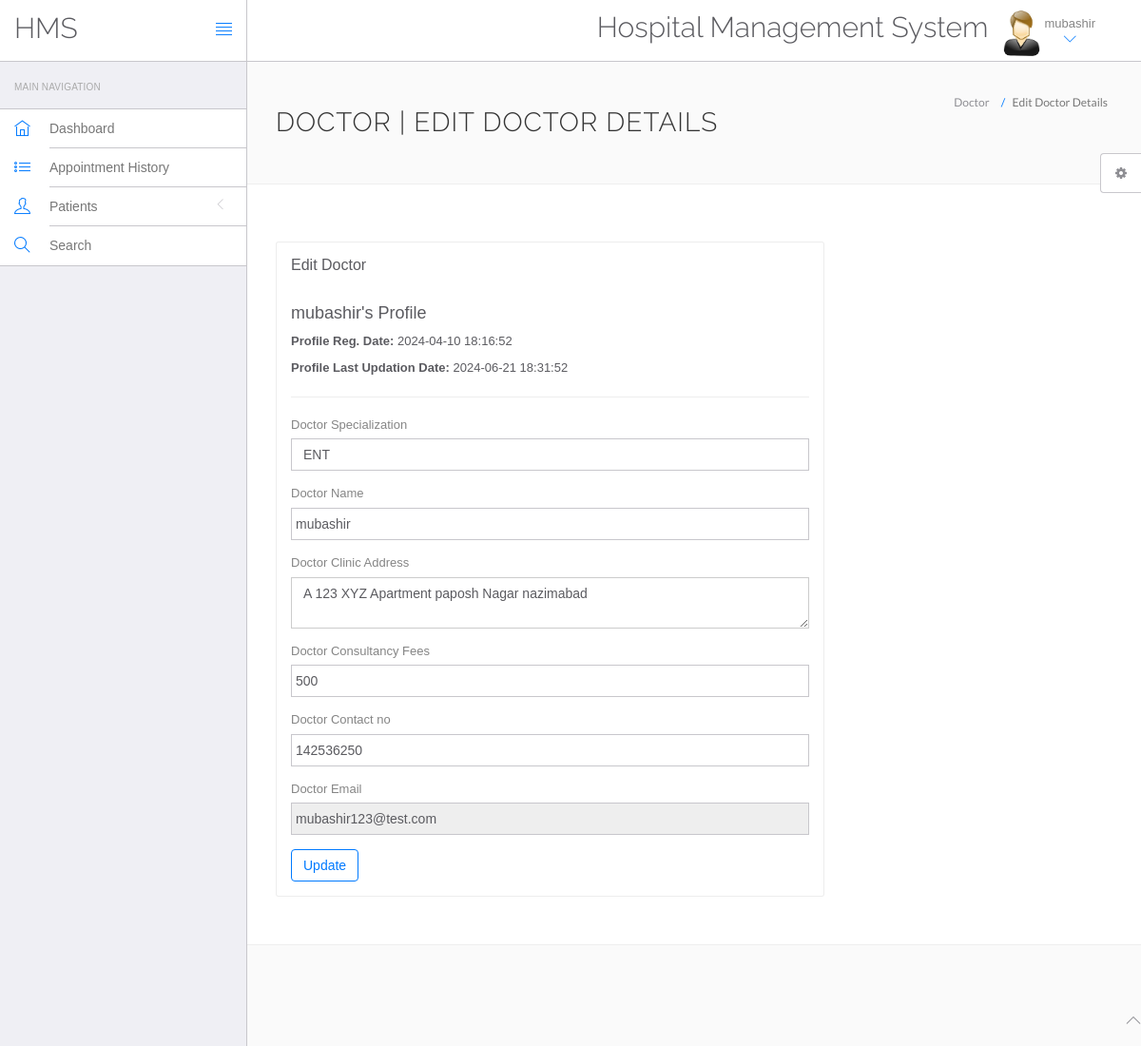
Screenshot of /hospital/hms/doctor/edit-profile.php (signed in) with the database file from the repository.
### tables this page shows
CREATE TABLE `doctors` (
  `id` int(11) NOT NULL,
  `specilization` varchar(255) DEFAULT NULL,
  `doctorName` varchar(255) DEFAULT NULL,
  `address` longtext DEFAULT NULL,
  `docFees` varchar(255) DEFAULT NULL,
  `contactno` bigint(11) DEFAULT NULL,
  `docEmail` varchar(255) DEFAULT NULL,
  `password` varchar(255) DEFAULT NULL,
  `creationDate` timestamp NULL DEFAULT current_timestamp(),
  `updationDate` timestamp NULL DEFAULT NULL ON UPDATE current_timestamp()
);

### hospital/hms/doctor/edit-profile.php (the view, shortened to what this page needs)
<?php
include('include/config.php');
if(strlen($_SESSION['id']==0)) {
 header('location:logout.php');
  } else{
?>
<!DOCTYPE html>
<html lang="en">
	<head>
		<link rel="stylesheet" href="vendor/bootstrap/css/bootstrap.min.css">
		<link rel="stylesheet" href="vendor/fontawesome/css/font-awesome.min.css">
		<link rel="stylesheet" href="vendor/themify-icons/themify-icons.min.css">
		<link href="vendor/animate.css/animate.min.css" rel="stylesheet" media="screen">
		<link href="vendor/perfect-scrollbar/perfect-scrollbar.min.css" rel="stylesheet" media="screen">
		<link href="vendor/switchery/switchery.min.css" rel="stylesheet" media="screen">
		<link href="vendor/bootstrap-touchspin/jquery.bootstrap-touchspin.min.css" rel="stylesheet" media="screen">
		<link href="vendor/select2/select2.min.css" rel="stylesheet" media="screen">
		<link href="vendor/bootstrap-datepicker/bootstrap-datepicker3.standalone.min.css" rel="stylesheet" media="screen">
		<link href="vendor/bootstrap-timepicker/bootstrap-timepicker.min.css" rel="stylesheet" media="screen">
		<link rel="stylesheet" href="assets/css/styles.css">
		<link rel="stylesheet" href="assets/css/plugins.css">
		<link rel="stylesheet" href="assets/css/themes/theme-1.css" id="skin_color" />
	</head>
	<body>
		<div id="app">
<?php include('include/sidebar.php');?>
			<div class="app-content">
				<?php include('include/header.php');?>
				<div class="main-content" >
					<div class="wrap-content container" id="container">
						<section id="page-title">
							<div class="row">
								<div class="col-sm-8">
									<h1 class="mainTitle">Doctor | Edit Doctor Details</h1>
																	</div>
								<ol class="breadcrumb">
									<li>
										<span>Doctor</span>
									</li>
									<li class="active">
										<span>Edit Doctor Details</span>
									</li>
								</ol>
							</div>
						</section>
						<div class="container-fluid container-fullw bg-white">
							<div class="row">
								<div class="col-md-12">
									<div class="row margin-top-30">
										<div class="col-lg-8 col-md-12">
											<div class="panel panel-white">
												<div class="panel-heading">
													<h5 class="panel-title">Edit Doctor</h5>
												</div>
												<div class="panel-body">
									<?php
$did=$_SESSION['dlogin'];
$sql=mysqli_query($con,"select * from doctors where docEmail='$did'");
while($data=mysqli_fetch_array($sql))
{
?>
<h4><?php echo htmlentities($data['doctorName']);?>'s Profile</h4>
<p><b>Profile Reg. Date: </b><?php echo htmlentities($data['creationDate']);?></p>
<?php if($data['updationDate']){?>
<p><b>Profile Last Updation Date: </b><?php echo htmlentities($data['updationDate']);?></p>
<?php } ?>
<hr />
													<form role="form" name="adddoc" method="post" onSubmit="return valid();">
														<div class="form-group">
															<label for="DoctorSpecialization">
																Doctor Specialization
															</label>
							<select name="Doctorspecialization" class="form-control" required="required">
					<option value="<?php echo htmlentities($data['specilization']);?>">
					<?php echo htmlentities($data['specilization']);?></option>
															</select>
														</div>
<div class="form-group">
															<label for="doctorname">
																 Doctor Name
															</label>
	<input type="text" name="docname" class="form-control" value="<?php echo htmlentities($data['doctorName']);?>" >
														</div>
<div class="form-group">
															<label for="address">
																 Doctor Clinic Address
															</label>
					<textarea name="clinicaddress" class="form-control"><?php echo htmlentities($data['address']);?></textarea>
														</div>
<div class="form-group">
															<label for="fess">
																 Doctor Consultancy Fees
															</label>
		<input type="text" name="docfees" class="form-control" required="required"  value="<?php echo htmlentities($data['docFees']);?>" >
														</div>
<div class="form-group">
									<label for="fess">
																 Doctor Contact no
															</label>
					<input type="text" name="doccontact" class="form-control" required="required"  value="<?php echo htmlentities($data['contactno']);?>">
														</div>
<div class="form-group">
									<label for="fess">
																 Doctor Email
															</label>
					<input type="email" name="docemail" class="form-control"  readonly="readonly"  value="<?php echo htmlentities($data['docEmail']);?>">
														</div>
														<?php } ?>
														<button type="submit" name="submit" class="btn btn-o btn-primary">
															Update
														</button>
													</form>
												</div>
											</div>
										</div>
											</div>
										</div>
								</div>
					</div>
				</div>
			</div>
	<?php include('include/footer.php');?>
	<?php include('include/setting.php');?>
		</div>
	</body>
</html>
<?php } ?>

### hospital/hms/doctor/include/header.php (shortened to what this page needs)
<header class="navbar navbar-default navbar-static-top">
					<div class="navbar-header">
						<a class="navbar-brand" href="#">
							<h2 style="padding-top:20% ">HMS</h2>
						</a>
						<a href="#" class="sidebar-toggler pull-right visible-md visible-lg" data-toggle-class="app-sidebar-closed" data-toggle-target="#app">
							<i class="ti-align-justify"></i>
						</a>
					</div>
					<div class="navbar-collapse collapse">
						<ul class="nav navbar-right">
								<li  style="padding-top:2% ">
								<h2>Hospital Management System</h2>
							</li>
							<li class="dropdown current-user">
								<a href class="dropdown-toggle" data-toggle="dropdown">
									<img src="assets/images/images.jpg" > <span class="username">
									<?php $query=mysqli_query($con,"select doctorName from doctors where id='".$_SESSION['id']."'");
while($row=mysqli_fetch_array($query))
{
	echo $row['doctorName'];
}
									?> <i class="ti-angle-down"></i></i></span>
								</a>
							</li>
						</ul>
					</div>
				</header>

### hospital/hms/doctor/assets/css/themes/theme-1.css (style rules this page uses)
body { background: #FAFAFA; }
header .navbar-header { background: #ffffff !important; border-right-color: #c8c7cc !important; border-bottom-color: #c8c7cc !important; }
header .navbar-header .sidebar-toggler, header .navbar-header .sidebar-mobile-toggler { color: #007aff !important; }
header .navbar-header .navbar-brand { color: #777 !important; }
header .navbar-collapse { background: #ffffff !important; border-bottom-color: #c8c7cc !important; box-shadow: none !important; }
header .navbar-collapse .navbar-right > li > a { color: #777; }
header .navbar-collapse .navbar-right > li > a i { color: #007aff !important; }

### rows the page displays
doctors: doctorName "mubashir", creationDate "2024-04-10 18:16:52", updationDate "2024-06-21 18:31:52", Doctorspecialization "ENT", docname "mubashir", clinicaddress "A 123 XYZ Apartment paposh Nagar nazimabad", docfees "500", doccontact "142536250", docemail "mubashir123@test.com"
